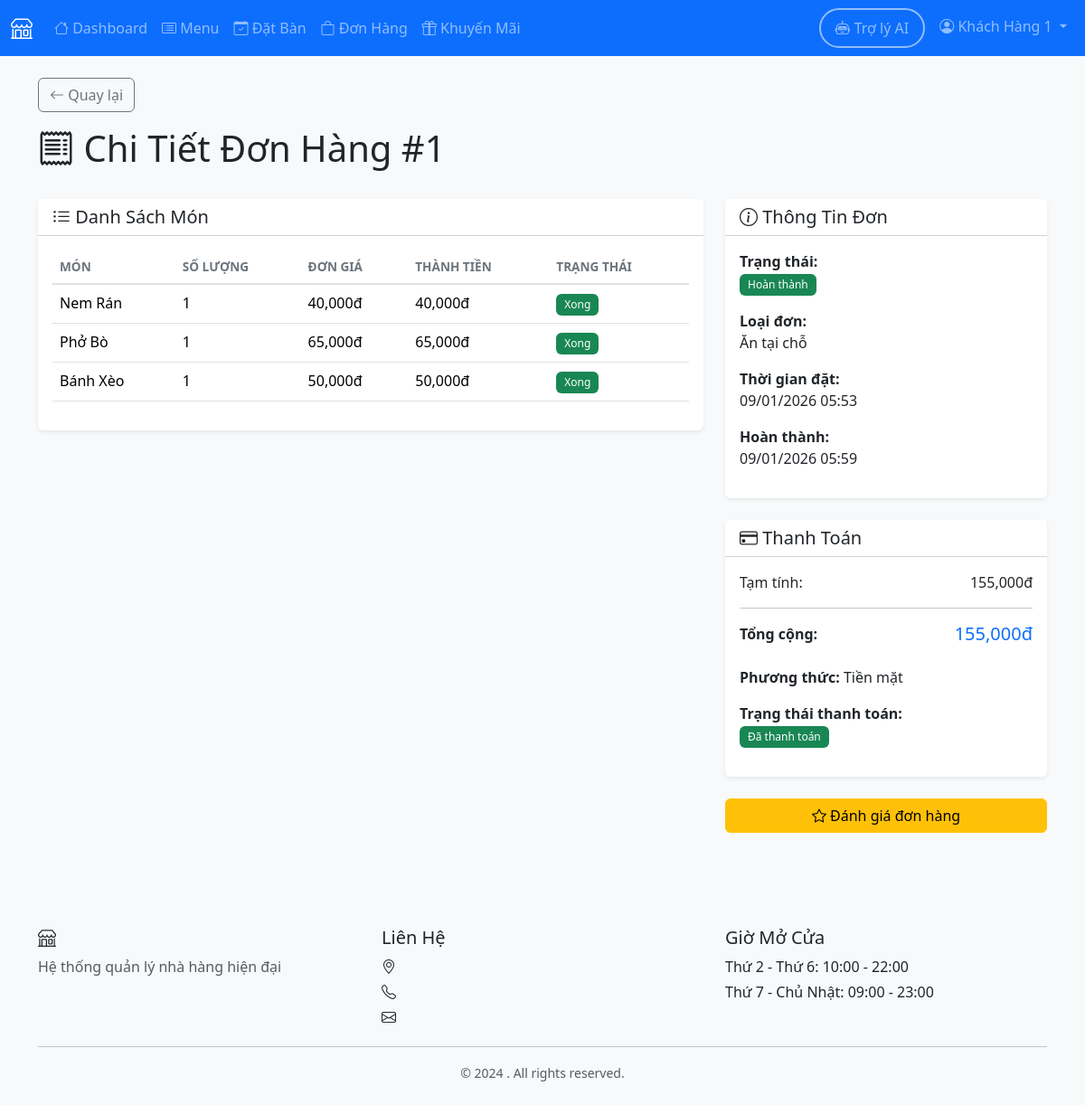
Page /customer/order/1 (signed in) on the committed database.
### models.py (models this page shows, shortened)
class User(UserMixin, db.Model):
    __tablename__ = 'users'
    user_id = db.Column(db.Integer, primary_key=True)
    name = db.Column(db.String(100), nullable=False)
    email = db.Column(db.String(120), unique=True, nullable=False)
    password_hash = db.Column(db.String(255), nullable=False)
    phone = db.Column(db.String(20))
    role = db.Column(db.String(20), nullable=False, default='customer')
    employee_type = db.Column(db.String(50))
    created_at = db.Column(db.DateTime, default=datetime.utcnow)
    active = db.Column(db.Boolean, default=True)
    health_check_date = db.Column(db.Date, nullable=True)
    reservations = db.relationship('Reservation', backref='customer', lazy=True)
    orders = db.relationship('Order', foreign_keys='Order.customer_id', backref='customer', lazy=True)
    feedbacks = db.relationship('Feedback', backref='customer', lazy=True)

class Order(db.Model):
    __tablename__ = 'orders'
    order_id = db.Column(db.Integer, primary_key=True)
    customer_id = db.Column(db.Integer, db.ForeignKey('users.user_id'), nullable=False)
    table_id = db.Column(db.Integer, db.ForeignKey('tables.table_id'))
    order_type = db.Column(db.String(20), nullable=False)  # dine-in, takeaway, delivery
    status = db.Column(db.String(20), default='pending')  # pending, preparing, ready, completed, cancelled, delivering
    order_time = db.Column(db.DateTime, default=datetime.utcnow)
    completed_time = db.Column(db.DateTime)
    total_amount = db.Column(db.Float, default=0.0)
    delivery_address = db.Column(db.String(255))
    notes = db.Column(db.Text)
    shipper_id = db.Column(db.Integer, db.ForeignKey('users.user_id'), nullable=True)
    shipper = db.relationship('User', foreign_keys=[shipper_id], backref='delivery_orders')
    order_items = db.relationship('OrderItem', backref='order', lazy=True, cascade='all, delete-orphan')
    payment = db.relationship('Payment', backref='order', uselist=False, lazy=True)
    feedback = db.relationship('Feedback', backref='order', uselist=False, lazy=True)

class OrderItem(db.Model):
    __tablename__ = 'order_items'
    order_item_id = db.Column(db.Integer, primary_key=True)
    order_id = db.Column(db.Integer, db.ForeignKey('orders.order_id'), nullable=False)
    menu_id = db.Column(db.Integer, db.ForeignKey('menu.menu_id'), nullable=False)
    quantity = db.Column(db.Integer, nullable=False, default=1)
    price = db.Column(db.Float, nullable=False)
    status = db.Column(db.String(20), default='pending')  # pending, preparing, completed
    notes = db.Column(db.String(255))
    chef_id = db.Column(db.Integer, db.ForeignKey('users.user_id'), nullable=True)
    chef = db.relationship('User', foreign_keys=[chef_id], backref='cooked_items')

class Menu(db.Model):
    __tablename__ = 'menu'
    menu_id = db.Column(db.Integer, primary_key=True)
    name = db.Column(db.String(100), nullable=False)
    description = db.Column(db.Text)
    price = db.Column(db.Float, nullable=False)
    category = db.Column(db.String(50), nullable=False)  # appetizer, main, dessert, drink
    image_url = db.Column(db.String(255))
    available = db.Column(db.Boolean, default=True)
    preparation_time = db.Column(db.Integer, default=15)  # minutes
    created_at = db.Column(db.DateTime, default=datetime.utcnow)
    calories = db.Column(db.Integer, nullable=True)
    order_items = db.relationship('OrderItem', backref='menu_item', lazy=True)

class Payment(db.Model):
    __tablename__ = 'payments'
    payment_id = db.Column(db.Integer, primary_key=True)
    order_id = db.Column(db.Integer, db.ForeignKey('orders.order_id'), nullable=False)
    amount = db.Column(db.Float, nullable=False)
    payment_method = db.Column(db.String(20), nullable=False)  # cash, card, e-wallet
    payment_status = db.Column(db.String(20), default='pending')  # pending, completed, failed
    payment_time = db.Column(db.DateTime)
    transaction_id = db.Column(db.String(100))
    promo_code = db.Column(db.String(50))
    discount_amount = db.Column(db.Float, default=0.0)
    final_amount = db.Column(db.Float)

### routes/customer.py (the view)
@bp.route('/order/<int:order_id>')
@login_required
@customer_required
def order_detail(order_id):
    order = Order.query.get_or_404(order_id)
    if order.customer_id != current_user.user_id:
        flash('Bạn không có quyền xem đơn hàng này.', 'danger')
        return redirect(url_for('customer.my_orders'))
    return render_template('customer/order_detail.html', order=order)

### templates/customer/order_detail.html (shortened to what this page needs)
{% extends "base.html" %}
{% block content %}
<div class="container">
    <div class="row mb-4">
        <div class="col-12">
            <a href="{{ url_for('customer.my_orders') }}" class="btn btn-outline-secondary mb-3">
                <i class="bi bi-arrow-left"></i> Quay lại
            </a>
            <h1><i class="bi bi-receipt"></i> Chi Tiết Đơn Hàng #{{ order.order_id }}</h1>
        </div>
    </div>
    <div class="row">
        <div class="col-md-8">
            <div class="card mb-4">
                <div class="card-header bg-white">
                    <h5 class="mb-0"><i class="bi bi-list-ul"></i> Danh Sách Món</h5>
                </div>
                <div class="card-body">
                    <div class="table-responsive">
                        <table class="table">
                            <thead>
                                <tr>
                                    <th>Món</th>
                                    <th>Số lượng</th>
                                    <th>Đơn giá</th>
                                    <th>Thành tiền</th>
                                    <th>Trạng thái</th>
                                </tr>
                            </thead>
                            <tbody>
                                {% for item in order.order_items %}
                                <tr>
                                    <td>{{ item.menu_item.name }}</td>
                                    <td>{{ item.quantity }}</td>
                                    <td>{{ '{:,.0f}'.format(item.price) }}đ</td>
                                    <td>{{ '{:,.0f}'.format(item.price * item.quantity) }}đ</td>
                                    <td>
                                        {% if item.status == 'pending' %}
                                            <span class="badge bg-warning">Chờ</span>
                                        {% elif item.status == 'preparing' %}
                                            <span class="badge bg-info">Đang làm</span>
                                        {% else %}
                                            <span class="badge bg-success">Xong</span>
                                        {% endif %}
                                    </td>
                                </tr>
                                {% endfor %}
                            </tbody>
                        </table>
                    </div>
                </div>
            </div>
        </div>
        <div class="col-md-4">
            <div class="card mb-4">
                <div class="card-header bg-white">
                    <h5 class="mb-0"><i class="bi bi-info-circle"></i> Thông Tin Đơn</h5>
                </div>
                <div class="card-body">
                    <p><strong>Trạng thái:</strong><br>
                        {% if order.status == 'pending' %}
                            <span class="badge bg-warning">Chờ xử lý</span>
                        {% elif order.status == 'preparing' %}
                            <span class="badge bg-info">Đang chuẩn bị</span>
                        {% elif order.status == 'ready' %}
                            <span class="badge bg-primary">Sẵn sàng</span>
                        {% elif order.status == 'completed' %}
                            <span class="badge bg-success">Hoàn thành</span>
                        {% else %}
                            <span class="badge bg-danger">Đã hủy</span>
                        {% endif %}
                    </p>
                    <p><strong>Loại đơn:</strong><br>
                        {% if order.order_type == 'dine-in' %}
                            Ăn tại chỗ
                        {% elif order.order_type == 'takeaway' %}
                            Mang về
                        {% else %}
                            Giao hàng
                        {% endif %}
                    </p>
                    <p><strong>Thời gian đặt:</strong><br>
                        {{ order.order_time.strftime('%d/%m/%Y %H:%M') }}
                    </p>
                    {% if order.completed_time %}
                    <p><strong>Hoàn thành:</strong><br>
                        {{ order.completed_time.strftime('%d/%m/%Y %H:%M') }}
                    </p>
                    {% endif %}
                </div>
            </div>
            <div class="card mb-4">
                <div class="card-header bg-white">
                    <h5 class="mb-0"><i class="bi bi-credit-card"></i> Thanh Toán</h5>
                </div>
                <div class="card-body">
                    <div class="d-flex justify-content-between mb-2">
                        <span>Tạm tính:</span>
                        <span>{{ '{:,.0f}'.format(order.total_amount) }}đ</span>
                    </div>
                    {% if order.payment %}
                    <hr>
                    <div class="d-flex justify-content-between mb-3">
                        <strong>Tổng cộng:</strong>
                        <strong class="text-primary h5">
                            {{ '{:,.0f}'.format(order.payment.final_amount) }}đ
                        </strong>
                    </div>
                    <p><strong>Phương thức:</strong>
                        {% if order.payment.payment_method == 'cash' %}
                            Tiền mặt
                        {% elif order.payment.payment_method == 'card' %}
                            Thẻ
                        {% else %}
                            Ví điện tử
                        {% endif %}
                    </p>
                    <p><strong>Trạng thái thanh toán:</strong><br>
                        {% if order.payment.payment_status == 'completed' %}
                            <span class="badge bg-success">Đã thanh toán</span>
                        {% else %}
                            <span class="badge bg-warning">Chưa thanh toán</span>
                        {% endif %}
                    </p>
                    {% else %}
                    <p class="text-muted">Chưa có thông tin thanh toán</p>
                    {% endif %}
                </div>
            </div>
            {% if order.status == 'completed' and not order.feedback %}
            <a href="{{ url_for('customer.new_feedback', order_id=order.order_id) }}"
               class="btn btn-warning w-100 mb-2">
                <i class="bi bi-star"></i> Đánh giá đơn hàng
            </a>
            {% endif %}
        </div>
    </div>
</div>
{% endblock %}

### templates/base.html (shortened to what this page needs)
<!DOCTYPE html>
<html lang="vi">
<head>
    <link href="https://cdn.jsdelivr.net/npm/bootstrap@5.3.2/dist/css/bootstrap.min.css" rel="stylesheet">
    <link rel="stylesheet" href="https://cdn.jsdelivr.net/npm/bootstrap-icons@1.11.1/font/bootstrap-icons.css">
    <link rel="stylesheet" href="{{ url_for('static', filename='css/style.css') }}">
</head>
<body>
    {% if current_user.is_authenticated %}
    <nav class="navbar navbar-expand-lg navbar-dark bg-primary">
        <div class="container-fluid">
            <a class="navbar-brand" href="{{ url_for('index') }}">
                <i class="bi bi-shop"></i> {{ restaurant_name }}
            </a>
            <div class="collapse navbar-collapse" id="navbarNav">
                <ul class="navbar-nav me-auto">
                    {% if current_user.role == 'customer' %}
                        <li class="nav-item">
                            <a class="nav-link" href="{{ url_for('customer.dashboard') }}">
                                <i class="bi bi-house"></i> Dashboard
                            </a>
                        </li>
                        <li class="nav-item">
                            <a class="nav-link" href="{{ url_for('customer.menu') }}">
                                <i class="bi bi-card-list"></i> Menu
                            </a>
                        </li>
                        <li class="nav-item">
                            <a class="nav-link" href="{{ url_for('customer.reservation') }}">
                                <i class="bi bi-calendar-check"></i> Đặt Bàn
                            </a>
                        </li>
                        <li class="nav-item">
                            <a class="nav-link" href="{{ url_for('customer.my_orders') }}">
                                <i class="bi bi-bag"></i> Đơn Hàng
                            </a>
                        </li>
                        <li class="nav-item">
                            <a class="nav-link" href="{{ url_for('customer.promotions') }}">
                                <i class="bi bi-gift"></i> Khuyến Mãi
                            </a>
                        </li>
                    {% endif %}
                </ul>
                <ul class="navbar-nav">
                    <li class="nav-item">
                        <a class="nav-link btn btn-outline-primary rounded-pill px-3 me-2"
                           href="{{ url_for('chatbot.index') }}"
                           style="border: 2px solid; display: flex; align-items: center; gap: 5px;">
                            <i class="bi bi-robot"></i>
                            <span class="d-none d-lg-inline">Trợ lý AI</span>
                        </a>
                    </li>
                    <li class="nav-item dropdown">
                        <a class="nav-link dropdown-toggle" href="#" id="navbarDropdown" role="button" data-bs-toggle="dropdown">
                            <i class="bi bi-person-circle"></i> {{ current_user.name }}
                        </a>
                    </li>
                </ul>
            </div>
        </div>
    </nav>
    {% endif %}
    <main class="{% if current_user.is_authenticated %}py-4{% endif %}">
        {% block content %}{% endblock %}
    </main>
    {% if current_user.is_authenticated %}
    <footer class="bg-light mt-5 py-4">
        <div class="container">
            <div class="row">
                <div class="col-md-4">
                    <h5><i class="bi bi-shop"></i> {{ restaurant_name }}</h5>
                    <p class="text-muted">Hệ thống quản lý nhà hàng hiện đại</p>
                </div>
                <div class="col-md-4">
                    <h5>Liên Hệ</h5>
                    <p class="mb-1"><i class="bi bi-geo-alt"></i> {{ restaurant_address }}</p>
                    <p class="mb-1"><i class="bi bi-telephone"></i> {{ restaurant_phone }}</p>
                    <p class="mb-1"><i class="bi bi-envelope"></i> {{ restaurant_email }}</p>
                </div>
                <div class="col-md-4">
                    <h5>Giờ Mở Cửa</h5>
                    <p class="mb-1">Thứ 2 - Thứ 6: 10:00 - 22:00</p>
                    <p class="mb-1">Thứ 7 - Chủ Nhật: 09:00 - 23:00</p>
                </div>
            </div>
            <hr>
            <div class="text-center text-muted">
                <small>&copy; 2024 {{ restaurant_name }}. All rights reserved.</small>
            </div>
        </div>
    </footer>
    {% endif %}
</body>
</html>

### rows in the picture
User: name "Khách Hàng 1"
Order: order_id "1", order_time "09/01/2026 05:53", completed_time "09/01/2026 05:59", total_amount "155,000"
OrderItem: menu_item.name "Nem Rán", quantity "1", price "40,000", item.price*item.quantity "40,000", status "Xong"
OrderItem: menu_item.name "Phở Bò", quantity "1", price "65,000", item.price*item.quantity "65,000", status "Xong"
OrderItem: menu_item.name "Bánh Xèo", quantity "1", price "50,000", item.price*item.quantity "50,000", status "Xong"
Payment: payment.final_amount "155,000"
